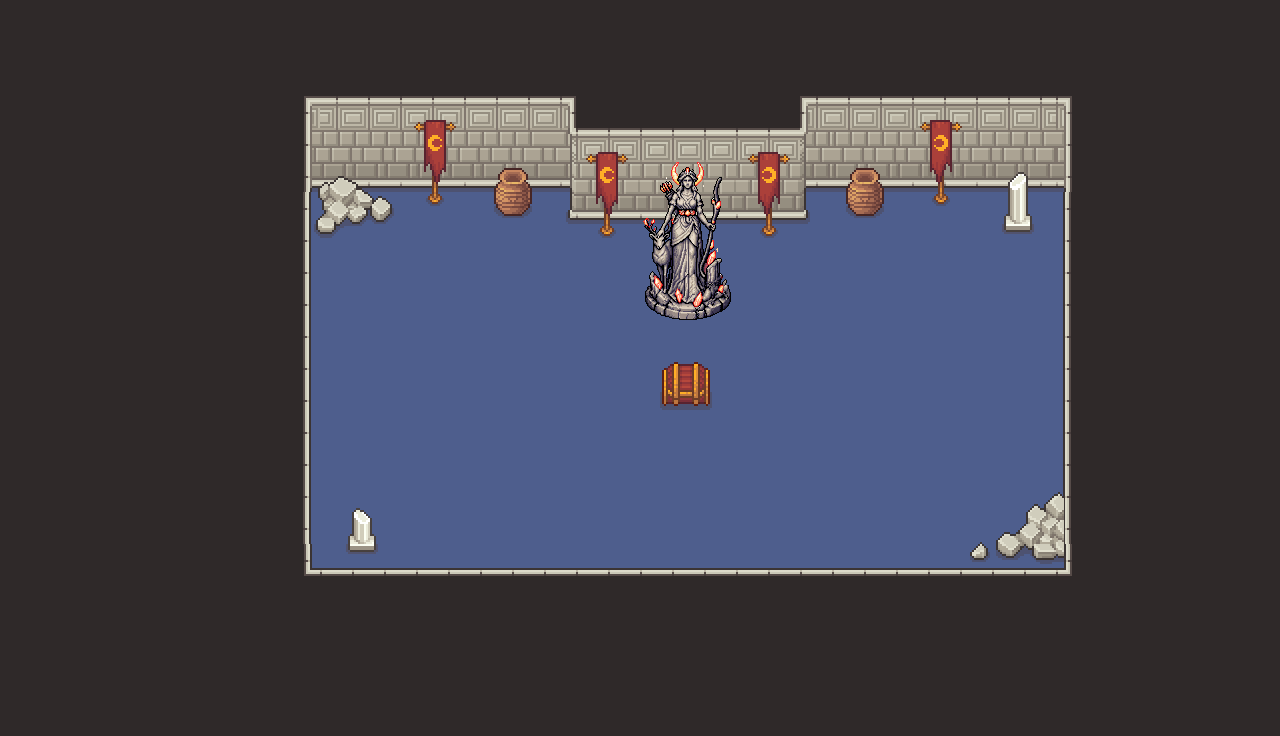

Tiled map render using the project's own tile images. Description and the map definition, with tile-layer contents summarised, below:
An orthogonal 40x23 tile map with 32x32 px tiles, 4 tile layers (background, sol, murs, assets), 6 tilesets.

<map version="1.10" tiledversion="1.12.0" orientation="orthogonal" renderorder="right-down" width="40" height="23" tilewidth="32" tileheight="32" infinite="0" nextlayerid="5" nextobjectid="1">
 <tileset firstgid="1" name="walls_floor" tilewidth="32" tileheight="32" tilecount="299" columns="13">
  <image source="walls_floor.png" width="416" height="736" />
 </tileset>
 <tileset firstgid="300" name="Walls_floor" tilewidth="32" tileheight="32" tilecount="176" columns="11">
  <image source="walls_and_floor.png" width="352" height="512" />
 </tileset>
 <tileset firstgid="476" name="Exterior_objects" tilewidth="32" tileheight="32" tilecount="902" columns="22">
  <image source="exterior_objects.png" width="704" height="1312" />
 </tileset>
 <tileset firstgid="1378" name="chest" tilewidth="32" tileheight="32" tilecount="12" columns="2">
  <image source="chest.png" width="64" height="192" />
 </tileset>
 <tileset firstgid="1390" name="tileset_artemis_statue" tilewidth="32" tileheight="32" tilecount="81" columns="9">
  <image source="tileset_artemis_statue.png" width="300" height="300" />
 </tileset>
 <tileset firstgid="1471" name="Objects_interior" tilewidth="32" tileheight="32" tilecount="384" columns="24">
  <image source="objects_interior.png" width="768" height="512" />
 </tileset>
 <layer id="4" name="background" width="40" height="23">
  <data>[920 cells, 920 non-empty, 1 distinct tile ids]</data>
 </layer>
 <layer id="1" name="sol" width="40" height="23">
  <data>[920 cells, 325 non-empty, 1 distinct tile ids]</data>
 </layer>
 <layer id="2" name="murs" width="40" height="23">
  <data>[920 cells, 124 non-empty, 25 distinct tile ids]</data>
 </layer>
 <layer id="3" name="assets" width="40" height="23">
  <data>[920 cells, 108 non-empty, 83 distinct tile ids]</data>
 </layer>
</map>
